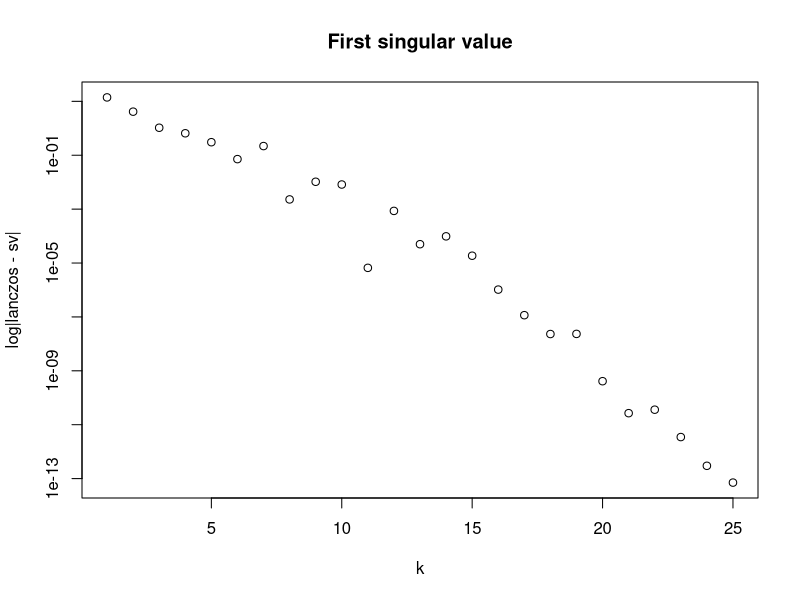
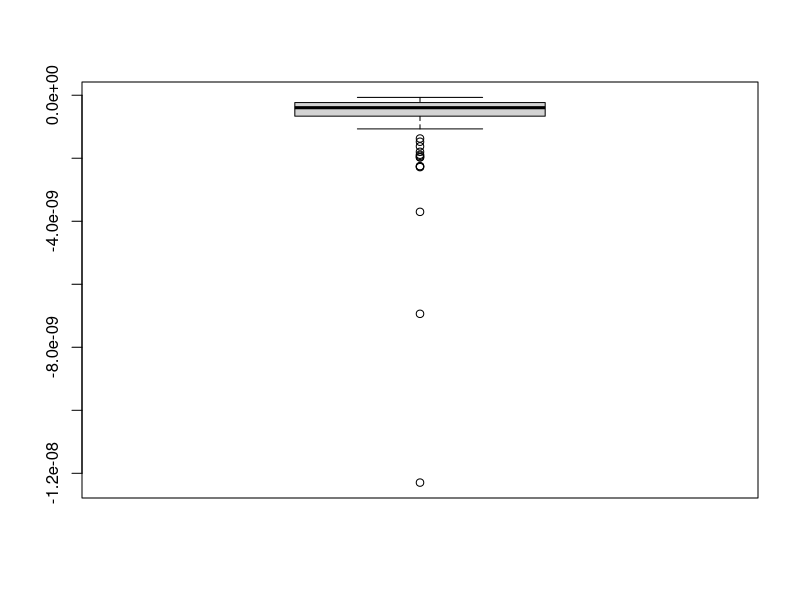

R code for these plots, in order:
## ---- chunk 1
#| echo: true
#| code-fold: true

l2norm <- function(x) sqrt(sum(x * x))

lanczos <- function(amat, k = 1, calc.norm = l2norm) {
  m <- nrow(amat)
  n <- ncol(amat)
  
  alpha <- numeric(k)
  beta <- numeric(k - 1)
  
  q <-matrix(0, m + n, k)
  q[, 1] <- runif(m + n)
  q[, 1] <- q[, 1] / calc.norm(q[, 1])
  v <- c(amat %*% q[(m+1):(m+n), 1], t(amat) %*% q[1:m, 1])
  alpha[1] <- crossprod(q[, 1], v)
  v <- v - alpha[1] * q[, 1]
  for (i in 2:k) {
    beta[i - 1] <- calc.norm(v)
    q[, i] <- v / beta[i - 1]
    v <- c(amat %*% q[(m+1):(m+n), i], t(amat) %*% q[1:m, i])
    alpha[i] <- crossprod(q[, i], v)
    v <- v - beta[i - 1] * q[, i - 1] - alpha[i] * q[, i]
  }
  list(alpha = alpha, beta = beta, q = q)
}
## ---- chunk 2
#| code-fold: true

tridiagonal <- function(alpha, beta) {
  n <- length(alpha)
  td <- diag(alpha)
  for (i in 1:(n - 1)) {
    td[i, i + 1] <- beta[i]
    td[i + 1, i] <- beta[i]
  }
  td
}

lanczos_svd <- function(amat, k, calc.norm = l2norm) {
  m <- nrow(amat)
  n <- ncol(amat)
  if (m < n) stop("m < n")

  nc <- min(m + n, k)
  k2 <- 2 * k
  
  lz <- lanczos(amat, k = k2)
  tmat <- tridiagonal(lz$alpha, lz$beta)
  ev <- eigen(tmat, symmetric = TRUE)
  d <- ev$values[1:nc]
  uv <- sqrt(2) * (lz$q %*% ev$vectors)
  u <- uv[1:m, 1:nc]
  v <- uv[(m + 1):(m + n), 1:nc]
  list(d = d, u = u, v = v)
}
## ---- chunk 3
#| echo: true
#| code-fold: true

set.seed(514)
m <- 300
n <- 50
x <- matrix(rnorm(m * n), m, n)
k <- 20
firstfew <- 1:4
lz <- lanczos_svd(x, k = k)
sv <- svd(x)
df <- data.frame(
  method = rep(c("lz", "sv"), k),
  uv = c(rep("u", 2 * k), rep("v", 2 * k)),
  mode = as.vector(rbind(1:k, 1:k)),
  d = as.vector(rbind(lz$d, sv$d[1:k]))
)
vec <- matrix(0, 4 * k, length(firstfew))
for (i in 1:k) {
  vec[2 * (i - 1) + 1, ] <- lz$u[firstfew, i]
  vec[2 * (i - 1) + 2, ] <- sv$u[firstfew, i]
  vec[2 * (k + i - 1) + 1, ] <- lz$v[firstfew, i]
  vec[2 * (k + i - 1) + 2, ] <- sv$v[firstfew, i]
}
df <- cbind(df, vec)
head(df)
## ---- chunk 4
set.seed(514)
d <- numeric(n)
for (k in 1:n) {
  lz <- lanczos_svd(x, k = k)
  d[k] <- lz$d[1]
}
plot(1:(n/2), abs(d[1:(n/2)] - sv$d[1]), log = "y",
     xlab = "k", ylab = "log|lanczos - sv|",
     main = "First singular value")
## ---- chunk 5
set.seed(514)
nd <- 100
k <- 20
d <- numeric(nd)
for (i in 1:nd) {
  lz <- lanczos_svd(x, k = k)
  d[i] <- lz$d[1]
}
boxplot(d - sv$d[1])
